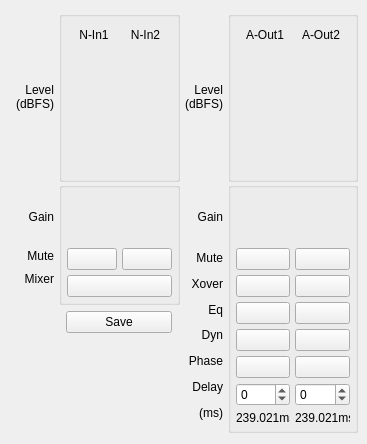
<?xml version="1.0" encoding="UTF-8"?>
<ui version="4.0">
 <class>DevSetting_Amp_0_2_Line_FangTu</class>
 <widget class="QDialog" name="DevSetting_Amp_0_2_Line_FangTu">
  <property name="geometry">
   <rect>
    <x>0</x>
    <y>0</y>
    <width>360</width>
    <height>444</height>
   </rect>
  </property>
  <property name="windowTitle">
   <string>Dialog</string>
  </property>
  <layout class="QGridLayout" name="gridLayout_5">
   <property name="rightMargin">
    <number>9</number>
   </property>
   <property name="spacing">
    <number>0</number>
   </property>
   <item row="0" column="1">
    <widget class="QGroupBox" name="groupBox_3">
     <property name="minimumSize">
      <size>
       <width>50</width>
       <height>0</height>
      </size>
     </property>
     <property name="title">
      <string/>
     </property>
     <layout class="QGridLayout" name="gridLayout">
      <item row="0" column="0">
       <widget class="QLabel" name="label_5">
        <property name="text">
         <string>N-In1</string>
        </property>
        <property name="alignment">
         <set>Qt::AlignCenter</set>
        </property>
       </widget>
      </item>
      <item row="1" column="0" alignment="Qt::AlignLeft">
       <widget class="VolumeWidget" name="Meter_In_1" native="true">
        <property name="minimumSize">
         <size>
          <width>33</width>
          <height>121</height>
         </size>
        </property>
        <property name="maximumSize">
         <size>
          <width>33</width>
          <height>121</height>
         </size>
        </property>
        <property name="MaxValue" stdset="0">
         <number>0</number>
        </property>
        <property name="MinValue" stdset="0">
         <number>-100</number>
        </property>
        <property name="SingleTrack" stdset="0">
         <bool>true</bool>
        </property>
        <property name="ScaleLabel" stdset="0">
         <bool>true</bool>
        </property>
       </widget>
      </item>
      <item row="0" column="1">
       <widget class="QLabel" name="label_6">
        <property name="text">
         <string>N-In2</string>
        </property>
        <property name="alignment">
         <set>Qt::AlignCenter</set>
        </property>
       </widget>
      </item>
      <item row="1" column="1" alignment="Qt::AlignLeft">
       <widget class="VolumeWidget" name="Meter_In_2" native="true">
        <property name="minimumSize">
         <size>
          <width>33</width>
          <height>121</height>
         </size>
        </property>
        <property name="maximumSize">
         <size>
          <width>33</width>
          <height>121</height>
         </size>
        </property>
        <property name="MaxValue" stdset="0">
         <number>0</number>
        </property>
        <property name="MinValue" stdset="0">
         <number>-100</number>
        </property>
        <property name="SingleTrack" stdset="0">
         <bool>true</bool>
        </property>
        <property name="ScaleLabel" stdset="0">
         <bool>true</bool>
        </property>
       </widget>
      </item>
     </layout>
    </widget>
   </item>
   <item row="0" column="3">
    <widget class="QGroupBox" name="groupBox_4">
     <property name="title">
      <string/>
     </property>
     <layout class="QGridLayout" name="gridLayout_3">
      <item row="0" column="1">
       <widget class="QLabel" name="label_23">
        <property name="minimumSize">
         <size>
          <width>50</width>
          <height>0</height>
         </size>
        </property>
        <property name="text">
         <string>A-Out2</string>
        </property>
        <property name="alignment">
         <set>Qt::AlignCenter</set>
        </property>
       </widget>
      </item>
      <item row="1" column="0">
       <widget class="VolumeWidget" name="Meter_Out_1" native="true">
        <property name="minimumSize">
         <size>
          <width>33</width>
          <height>121</height>
         </size>
        </property>
        <property name="maximumSize">
         <size>
          <width>33</width>
          <height>121</height>
         </size>
        </property>
        <property name="MaxValue" stdset="0">
         <number>0</number>
        </property>
        <property name="MinValue" stdset="0">
         <number>-100</number>
        </property>
        <property name="SingleTrack" stdset="0">
         <bool>true</bool>
        </property>
        <property name="ScaleLabel" stdset="0">
         <bool>true</bool>
        </property>
       </widget>
      </item>
      <item row="1" column="1">
       <widget class="VolumeWidget" name="Meter_Out_2" native="true">
        <property name="minimumSize">
         <size>
          <width>33</width>
          <height>121</height>
         </size>
        </property>
        <property name="maximumSize">
         <size>
          <width>33</width>
          <height>121</height>
         </size>
        </property>
        <property name="MaxValue" stdset="0">
         <number>0</number>
        </property>
        <property name="MinValue" stdset="0">
         <number>-100</number>
        </property>
        <property name="SingleTrack" stdset="0">
         <bool>true</bool>
        </property>
        <property name="ScaleLabel" stdset="0">
         <bool>true</bool>
        </property>
       </widget>
      </item>
      <item row="0" column="0">
       <widget class="QLabel" name="label_11">
        <property name="minimumSize">
         <size>
          <width>50</width>
          <height>0</height>
         </size>
        </property>
        <property name="text">
         <string>A-Out1</string>
        </property>
        <property name="alignment">
         <set>Qt::AlignCenter</set>
        </property>
       </widget>
      </item>
     </layout>
    </widget>
   </item>
   <item row="1" column="0">
    <widget class="QWidget" name="widget" native="true">
     <layout class="QVBoxLayout" name="verticalLayout_3">
      <property name="spacing">
       <number>5</number>
      </property>
      <property name="leftMargin">
       <number>5</number>
      </property>
      <property name="topMargin">
       <number>10</number>
      </property>
      <property name="rightMargin">
       <number>5</number>
      </property>
      <property name="bottomMargin">
       <number>5</number>
      </property>
      <item>
       <widget class="QLabel" name="label_10">
        <property name="minimumSize">
         <size>
          <width>0</width>
          <height>50</height>
         </size>
        </property>
        <property name="text">
         <string>Gain</string>
        </property>
        <property name="alignment">
         <set>Qt::AlignRight|Qt::AlignTrailing|Qt::AlignVCenter</set>
        </property>
       </widget>
      </item>
      <item>
       <widget class="QLabel" name="label_8">
        <property name="minimumSize">
         <size>
          <width>0</width>
          <height>18</height>
         </size>
        </property>
        <property name="text">
         <string>Mute</string>
        </property>
        <property name="alignment">
         <set>Qt::AlignRight|Qt::AlignTrailing|Qt::AlignVCenter</set>
        </property>
       </widget>
      </item>
      <item>
       <widget class="QLabel" name="label_9">
        <property name="minimumSize">
         <size>
          <width>0</width>
          <height>18</height>
         </size>
        </property>
        <property name="text">
         <string>Mixer</string>
        </property>
        <property name="alignment">
         <set>Qt::AlignRight|Qt::AlignTrailing|Qt::AlignVCenter</set>
        </property>
       </widget>
      </item>
      <item>
       <spacer name="verticalSpacer_2">
        <property name="orientation">
         <enum>Qt::Vertical</enum>
        </property>
        <property name="sizeHint" stdset="0">
         <size>
          <width>20</width>
          <height>40</height>
         </size>
        </property>
       </spacer>
      </item>
     </layout>
    </widget>
   </item>
   <item row="1" column="1">
    <layout class="QVBoxLayout" name="verticalLayout_5">
     <property name="spacing">
      <number>6</number>
     </property>
     <item>
      <widget class="QGroupBox" name="groupBox">
       <property name="styleSheet">
        <string notr="true"/>
       </property>
       <property name="title">
        <string/>
       </property>
       <layout class="QVBoxLayout" name="verticalLayout">
        <property name="spacing">
         <number>5</number>
        </property>
        <property name="leftMargin">
         <number>5</number>
        </property>
        <property name="topMargin">
         <number>5</number>
        </property>
        <property name="rightMargin">
         <number>5</number>
        </property>
        <property name="bottomMargin">
         <number>5</number>
        </property>
        <item>
         <layout class="QGridLayout" name="gridLayout_2">
          <item row="0" column="0">
           <widget class="ConfigGainWidget" name="NIn1_Channel_Gain" native="true">
            <property name="minimumSize">
             <size>
              <width>50</width>
              <height>50</height>
             </size>
            </property>
            <property name="MinValue" stdset="0">
             <double>-60.000000000000000</double>
            </property>
            <property name="MaxValue" stdset="0">
             <string>12</string>
            </property>
           </widget>
          </item>
          <item row="1" column="1">
           <widget class="QPushButton" name="NIn2_Channel_Mute">
            <property name="minimumSize">
             <size>
              <width>50</width>
              <height>0</height>
             </size>
            </property>
            <property name="focusPolicy">
             <enum>Qt::NoFocus</enum>
            </property>
            <property name="text">
             <string/>
            </property>
            <property name="checkable">
             <bool>true</bool>
            </property>
            <property name="form" stdset="0">
             <cstring>Mute</cstring>
            </property>
           </widget>
          </item>
          <item row="1" column="0">
           <widget class="QPushButton" name="NIn1_Channel_Mute">
            <property name="minimumSize">
             <size>
              <width>50</width>
              <height>0</height>
             </size>
            </property>
            <property name="focusPolicy">
             <enum>Qt::NoFocus</enum>
            </property>
            <property name="text">
             <string/>
            </property>
            <property name="checkable">
             <bool>true</bool>
            </property>
            <property name="form" stdset="0">
             <cstring>Mute</cstring>
            </property>
           </widget>
          </item>
          <item row="0" column="1">
           <widget class="ConfigGainWidget" name="NIn2_Channel_Gain" native="true">
            <property name="minimumSize">
             <size>
              <width>50</width>
              <height>50</height>
             </size>
            </property>
            <property name="MinValue" stdset="0">
             <double>-60.000000000000000</double>
            </property>
            <property name="MaxValue" stdset="0">
             <string>12</string>
            </property>
           </widget>
          </item>
         </layout>
        </item>
        <item>
         <widget class="QPushButton" name="AOut_Mixter">
          <property name="focusPolicy">
           <enum>Qt::NoFocus</enum>
          </property>
          <property name="text">
           <string/>
          </property>
         </widget>
        </item>
       </layout>
      </widget>
     </item>
     <item alignment="Qt::AlignHCenter">
      <widget class="QPushButton" name="save">
       <property name="minimumSize">
        <size>
         <width>106</width>
         <height>0</height>
        </size>
       </property>
       <property name="focusPolicy">
        <enum>Qt::NoFocus</enum>
       </property>
       <property name="text">
        <string>Save</string>
       </property>
      </widget>
     </item>
     <item>
      <spacer name="verticalSpacer">
       <property name="orientation">
        <enum>Qt::Vertical</enum>
       </property>
       <property name="sizeHint" stdset="0">
        <size>
         <width>20</width>
         <height>40</height>
        </size>
       </property>
      </spacer>
     </item>
    </layout>
   </item>
   <item row="1" column="2">
    <widget class="QWidget" name="widget_2" native="true">
     <layout class="QVBoxLayout" name="verticalLayout_4">
      <property name="spacing">
       <number>5</number>
      </property>
      <property name="leftMargin">
       <number>5</number>
      </property>
      <property name="topMargin">
       <number>10</number>
      </property>
      <property name="rightMargin">
       <number>5</number>
      </property>
      <property name="bottomMargin">
       <number>10</number>
      </property>
      <item>
       <widget class="QLabel" name="label_12">
        <property name="minimumSize">
         <size>
          <width>0</width>
          <height>50</height>
         </size>
        </property>
        <property name="text">
         <string>Gain</string>
        </property>
        <property name="alignment">
         <set>Qt::AlignRight|Qt::AlignTrailing|Qt::AlignVCenter</set>
        </property>
       </widget>
      </item>
      <item>
       <widget class="QLabel" name="label">
        <property name="text">
         <string>Mute</string>
        </property>
        <property name="alignment">
         <set>Qt::AlignRight|Qt::AlignTrailing|Qt::AlignVCenter</set>
        </property>
       </widget>
      </item>
      <item>
       <widget class="QLabel" name="label_7">
        <property name="text">
         <string>Xover</string>
        </property>
        <property name="alignment">
         <set>Qt::AlignRight|Qt::AlignTrailing|Qt::AlignVCenter</set>
        </property>
       </widget>
      </item>
      <item>
       <widget class="QLabel" name="label_4">
        <property name="text">
         <string>Eq</string>
        </property>
        <property name="alignment">
         <set>Qt::AlignRight|Qt::AlignTrailing|Qt::AlignVCenter</set>
        </property>
       </widget>
      </item>
      <item>
       <widget class="QLabel" name="label_3">
        <property name="text">
         <string>Dyn</string>
        </property>
        <property name="alignment">
         <set>Qt::AlignRight|Qt::AlignTrailing|Qt::AlignVCenter</set>
        </property>
       </widget>
      </item>
      <item>
       <widget class="QLabel" name="label_15">
        <property name="text">
         <string>Phase</string>
        </property>
        <property name="alignment">
         <set>Qt::AlignRight|Qt::AlignTrailing|Qt::AlignVCenter</set>
        </property>
       </widget>
      </item>
      <item>
       <widget class="QLabel" name="label_13">
        <property name="text">
         <string>Delay</string>
        </property>
        <property name="alignment">
         <set>Qt::AlignRight|Qt::AlignTrailing|Qt::AlignVCenter</set>
        </property>
       </widget>
      </item>
      <item>
       <widget class="QLabel" name="label_2">
        <property name="text">
         <string>(ms)</string>
        </property>
        <property name="alignment">
         <set>Qt::AlignRight|Qt::AlignTrailing|Qt::AlignVCenter</set>
        </property>
       </widget>
      </item>
     </layout>
    </widget>
   </item>
   <item row="1" column="3">
    <widget class="QGroupBox" name="groupBox_2">
     <property name="styleSheet">
      <string notr="true"/>
     </property>
     <property name="title">
      <string/>
     </property>
     <layout class="QVBoxLayout" name="verticalLayout_2">
      <property name="spacing">
       <number>5</number>
      </property>
      <property name="leftMargin">
       <number>5</number>
      </property>
      <property name="topMargin">
       <number>5</number>
      </property>
      <property name="rightMargin">
       <number>5</number>
      </property>
      <property name="bottomMargin">
       <number>5</number>
      </property>
      <item>
       <layout class="QGridLayout" name="gridLayout_4">
        <item row="1" column="0">
         <widget class="QPushButton" name="AIn1_Mute">
          <property name="minimumSize">
           <size>
            <width>50</width>
            <height>0</height>
           </size>
          </property>
          <property name="focusPolicy">
           <enum>Qt::NoFocus</enum>
          </property>
          <property name="text">
           <string/>
          </property>
          <property name="checkable">
           <bool>true</bool>
          </property>
          <property name="form" stdset="0">
           <cstring>Mute</cstring>
          </property>
         </widget>
        </item>
        <item row="1" column="1">
         <widget class="QPushButton" name="AIn2_Mute">
          <property name="minimumSize">
           <size>
            <width>50</width>
            <height>0</height>
           </size>
          </property>
          <property name="focusPolicy">
           <enum>Qt::NoFocus</enum>
          </property>
          <property name="text">
           <string/>
          </property>
          <property name="checkable">
           <bool>true</bool>
          </property>
          <property name="form" stdset="0">
           <cstring>Mute</cstring>
          </property>
         </widget>
        </item>
        <item row="6" column="0">
         <widget class="QSpinBox" name="AIn1_Delay">
          <property name="minimumSize">
           <size>
            <width>50</width>
            <height>0</height>
           </size>
          </property>
          <property name="minimum">
           <number>-60</number>
          </property>
          <property name="maximum">
           <number>12</number>
          </property>
         </widget>
        </item>
        <item row="4" column="0">
         <widget class="QPushButton" name="AIn1_Dyn">
          <property name="minimumSize">
           <size>
            <width>50</width>
            <height>0</height>
           </size>
          </property>
          <property name="focusPolicy">
           <enum>Qt::NoFocus</enum>
          </property>
          <property name="text">
           <string/>
          </property>
         </widget>
        </item>
        <item row="5" column="0">
         <widget class="QPushButton" name="AIn1_Phase">
          <property name="minimumSize">
           <size>
            <width>50</width>
            <height>0</height>
           </size>
          </property>
          <property name="focusPolicy">
           <enum>Qt::NoFocus</enum>
          </property>
          <property name="text">
           <string/>
          </property>
          <property name="checkable">
           <bool>true</bool>
          </property>
         </widget>
        </item>
        <item row="2" column="1">
         <widget class="QPushButton" name="AIn2_xover">
          <property name="minimumSize">
           <size>
            <width>50</width>
            <height>0</height>
           </size>
          </property>
          <property name="focusPolicy">
           <enum>Qt::NoFocus</enum>
          </property>
          <property name="text">
           <string/>
          </property>
         </widget>
        </item>
        <item row="3" column="1">
         <widget class="QPushButton" name="AIn2_Eq">
          <property name="minimumSize">
           <size>
            <width>50</width>
            <height>0</height>
           </size>
          </property>
          <property name="focusPolicy">
           <enum>Qt::NoFocus</enum>
          </property>
          <property name="text">
           <string/>
          </property>
         </widget>
        </item>
        <item row="4" column="1">
         <widget class="QPushButton" name="AIn2_Dyn">
          <property name="minimumSize">
           <size>
            <width>50</width>
            <height>0</height>
           </size>
          </property>
          <property name="focusPolicy">
           <enum>Qt::NoFocus</enum>
          </property>
          <property name="text">
           <string/>
          </property>
         </widget>
        </item>
        <item row="7" column="0">
         <widget class="QLabel" name="label_delay_1">
          <property name="minimumSize">
           <size>
            <width>50</width>
            <height>0</height>
           </size>
          </property>
          <property name="text">
           <string>239.021ms</string>
          </property>
         </widget>
        </item>
        <item row="3" column="0">
         <widget class="QPushButton" name="AIn1_Eq">
          <property name="minimumSize">
           <size>
            <width>50</width>
            <height>0</height>
           </size>
          </property>
          <property name="focusPolicy">
           <enum>Qt::NoFocus</enum>
          </property>
          <property name="text">
           <string/>
          </property>
         </widget>
        </item>
        <item row="0" column="1">
         <widget class="ConfigGainWidget" name="AIn2_Gain" native="true">
          <property name="minimumSize">
           <size>
            <width>50</width>
            <height>50</height>
           </size>
          </property>
          <property name="inputMethodHints">
           <set>Qt::ImhNone</set>
          </property>
          <property name="MinValue" stdset="0">
           <double>-60.000000000000000</double>
          </property>
          <property name="MaxValue" stdset="0">
           <string>12</string>
          </property>
         </widget>
        </item>
        <item row="2" column="0">
         <widget class="QPushButton" name="AIn1_xover">
          <property name="minimumSize">
           <size>
            <width>50</width>
            <height>0</height>
           </size>
          </property>
          <property name="focusPolicy">
           <enum>Qt::NoFocus</enum>
          </property>
          <property name="text">
           <string/>
          </property>
         </widget>
        </item>
        <item row="6" column="1">
         <widget class="QSpinBox" name="AIn2_Delay">
          <property name="minimumSize">
           <size>
            <width>50</width>
            <height>0</height>
           </size>
          </property>
          <property name="minimum">
           <number>-60</number>
          </property>
          <property name="maximum">
           <number>12</number>
          </property>
         </widget>
        </item>
        <item row="0" column="0">
         <widget class="ConfigGainWidget" name="AIn1_Gain" native="true">
          <property name="minimumSize">
           <size>
            <width>50</width>
            <height>50</height>
           </size>
          </property>
          <property name="MinValue" stdset="0">
           <double>-60.000000000000000</double>
          </property>
          <property name="MaxValue" stdset="0">
           <string>12</string>
          </property>
         </widget>
        </item>
        <item row="5" column="1">
         <widget class="QPushButton" name="AIn2_Phase">
          <property name="minimumSize">
           <size>
            <width>50</width>
            <height>0</height>
           </size>
          </property>
          <property name="focusPolicy">
           <enum>Qt::NoFocus</enum>
          </property>
          <property name="text">
           <string/>
          </property>
          <property name="checkable">
           <bool>true</bool>
          </property>
         </widget>
        </item>
        <item row="7" column="1">
         <widget class="QLabel" name="label_delay_2">
          <property name="minimumSize">
           <size>
            <width>50</width>
            <height>0</height>
           </size>
          </property>
          <property name="text">
           <string>239.021ms</string>
          </property>
         </widget>
        </item>
       </layout>
      </item>
     </layout>
    </widget>
   </item>
   <item row="0" column="0">
    <widget class="QWidget" name="widget_3" native="true">
     <layout class="QVBoxLayout" name="verticalLayout_6">
      <property name="spacing">
       <number>0</number>
      </property>
      <property name="leftMargin">
       <number>5</number>
      </property>
      <property name="topMargin">
       <number>5</number>
      </property>
      <property name="rightMargin">
       <number>5</number>
      </property>
      <property name="bottomMargin">
       <number>5</number>
      </property>
      <item>
       <spacer name="verticalSpacer_3">
        <property name="orientation">
         <enum>Qt::Vertical</enum>
        </property>
        <property name="sizeHint" stdset="0">
         <size>
          <width>20</width>
          <height>40</height>
         </size>
        </property>
       </spacer>
      </item>
      <item>
       <widget class="QLabel" name="label_14">
        <property name="text">
         <string>Level</string>
        </property>
        <property name="alignment">
         <set>Qt::AlignRight|Qt::AlignTrailing|Qt::AlignVCenter</set>
        </property>
       </widget>
      </item>
      <item>
       <widget class="QLabel" name="label_16">
        <property name="text">
         <string>(dBFS)</string>
        </property>
        <property name="alignment">
         <set>Qt::AlignRight|Qt::AlignTrailing|Qt::AlignVCenter</set>
        </property>
       </widget>
      </item>
      <item>
       <spacer name="verticalSpacer_4">
        <property name="orientation">
         <enum>Qt::Vertical</enum>
        </property>
        <property name="sizeHint" stdset="0">
         <size>
          <width>20</width>
          <height>40</height>
         </size>
        </property>
       </spacer>
      </item>
     </layout>
    </widget>
   </item>
   <item row="0" column="2">
    <widget class="QWidget" name="widget_4" native="true">
     <layout class="QVBoxLayout" name="verticalLayout_7">
      <property name="spacing">
       <number>0</number>
      </property>
      <property name="leftMargin">
       <number>5</number>
      </property>
      <property name="topMargin">
       <number>5</number>
      </property>
      <property name="rightMargin">
       <number>5</number>
      </property>
      <property name="bottomMargin">
       <number>5</number>
      </property>
      <item>
       <spacer name="verticalSpacer_5">
        <property name="orientation">
         <enum>Qt::Vertical</enum>
        </property>
        <property name="sizeHint" stdset="0">
         <size>
          <width>20</width>
          <height>40</height>
         </size>
        </property>
       </spacer>
      </item>
      <item>
       <widget class="QLabel" name="label_17">
        <property name="text">
         <string>Level</string>
        </property>
        <property name="alignment">
         <set>Qt::AlignRight|Qt::AlignTrailing|Qt::AlignVCenter</set>
        </property>
       </widget>
      </item>
      <item>
       <widget class="QLabel" name="label_18">
        <property name="text">
         <string>(dBFS)</string>
        </property>
        <property name="alignment">
         <set>Qt::AlignRight|Qt::AlignTrailing|Qt::AlignVCenter</set>
        </property>
       </widget>
      </item>
      <item>
       <spacer name="verticalSpacer_6">
        <property name="orientation">
         <enum>Qt::Vertical</enum>
        </property>
        <property name="sizeHint" stdset="0">
         <size>
          <width>20</width>
          <height>40</height>
         </size>
        </property>
       </spacer>
      </item>
     </layout>
    </widget>
   </item>
  </layout>
 </widget>
 <customwidgets>
  <customwidget>
   <class>ConfigGainWidget</class>
   <extends>QWidget</extends>
   <header location="global">customWidget/configgainwidget.h</header>
   <container>1</container>
  </customwidget>
  <customwidget>
   <class>VolumeWidget</class>
   <extends>QWidget</extends>
   <header>customWidget/volumewidget.h</header>
   <container>1</container>
  </customwidget>
 </customwidgets>
 <resources/>
 <connections/>
</ui>
